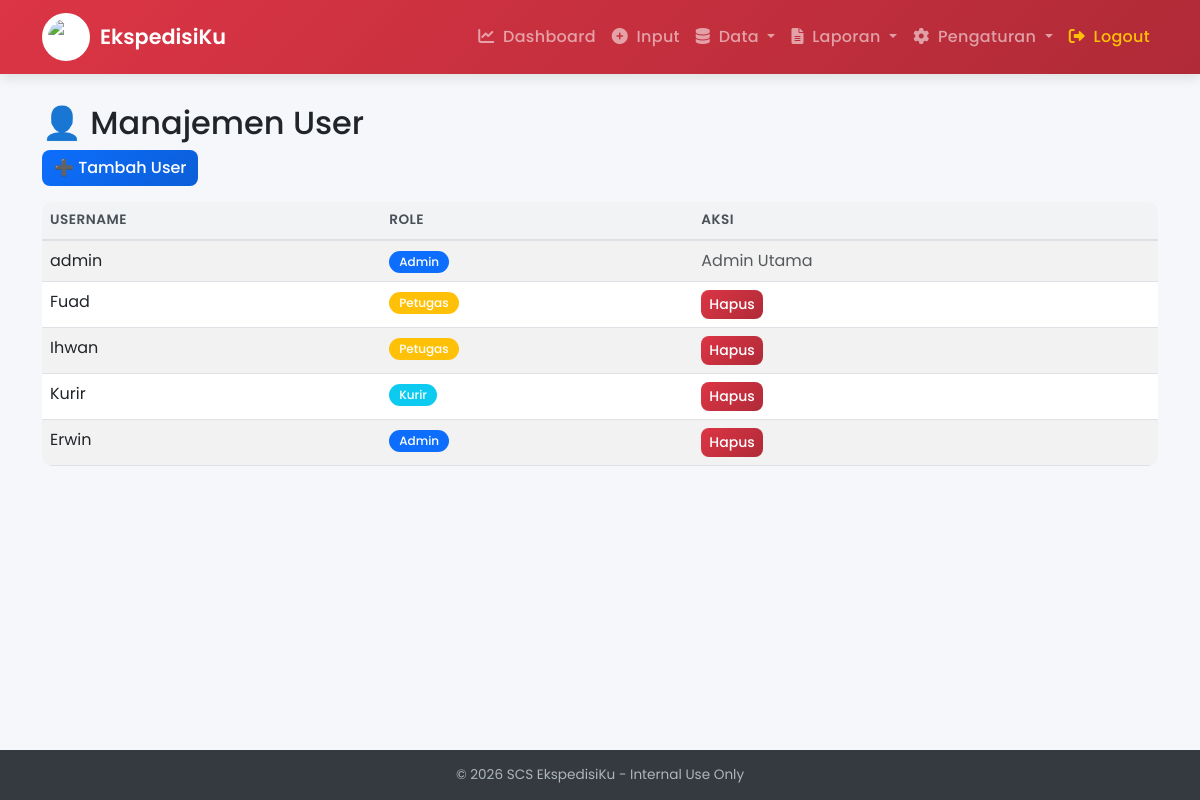
Screenshot of /users (signed in) with the database file from the repository.
### models.py (models this page shows)
class User(UserMixin, db.Model):
    id = db.Column(db.Integer, primary_key=True)
    username = db.Column(db.String(50), unique=True, nullable=False)
    password = db.Column(db.String(100), nullable=False)
    role = db.Column(db.String(20), default='admin')  # admin, kurir, petugas

### app.py (the view)
@app.route('/users')
@login_required
@role_required(['admin'])
def user_list():
    users = User.query.all()
    return render_template('user_list.html', users=users)

### app.py (called while the page is built)
@login_manager.user_loader
def load_user(user_id):
    return User.query.get(int(user_id))

def role_required(roles):
    def decorator(f):
        @wraps(f)
        def decorated_function(*args, **kwargs):
            if current_user.role not in roles:
                flash('Anda tidak memiliki akses ke halaman ini.')
                return redirect(url_for('dashboard'))
            return f(*args, **kwargs)
        return decorated_function
    return decorator

@app.context_processor
def inject_settings():
    return dict(get_settings=Settings.get)

### templates/user_list.html (shortened to what this page needs)
{% extends "base.html" %}
{% block content %}
<h2>👤 Manajemen User</h2>
<a href="{{ url_for('add_user') }}" class="btn btn-primary mb-3">➕ Tambah User</a>
<table class="table table-striped">
  <thead>
    <tr>
      <th>Username</th>
      <th>Role</th>
      <th>Aksi</th>
    </tr>
  </thead>
  <tbody>
    {% for u in users %}
    <tr>
      <td>{{ u.username }}</td>
      <td>
        <span class="badge bg-{{ 'primary' if u.role == 'admin' else 'info' if u.role == 'kurir' else 'warning' }}">
          {{ u.role.capitalize() }}
        </span>
      </td>
      <td>
        {% if u.username != 'admin' %}
        <a href="{{ url_for('delete_user', id=u.id) }}" class="btn btn-sm btn-danger" onclick="return confirm('Yakin hapus?')">Hapus</a>
        {% else %}
        <span class="text-muted">Admin Utama</span>
        {% endif %}
      </td>
    </tr>
    {% endfor %}
  </tbody>
</table>
{% endblock %}

### templates/base.html (style rules this page uses)
:root { --primary: #dc3545; --primary-dark: #b02a37; --secondary: #6c757d; --success: #198754; --info: #0dcaf0; --warning: #ffc107; --danger: #dc3545; --light: #f8f9fa; --dark: #212529; --font: 'Poppins', sans-serif; }
* { font-family: var(--font); }
body { background: #f5f7fa; min-height: 100vh; display: flex; flex-direction: column; }
.btn { border-radius: 8px; font-weight: 500; transition: all 0.2s ease; }
.btn-danger { background: linear-gradient(135deg, #dc3545, #b02a37); border: none; }
.btn-primary { background: linear-gradient(135deg, #0d6efd, #0b5ed7); border: none; }
.table { border-radius: 10px; overflow: hidden; }
.table thead th { background: #f1f3f5; font-weight: 600; font-size: 0.85rem; text-transform: uppercase; letter-spacing: 0.5px; color: #495057; border-bottom: 2px solid #dee2e6; }
.table tbody tr { transition: background 0.2s; }
.badge { padding: 5px 10px; border-radius: 20px; font-weight: 500; font-size: 0.75rem; }

### rows the page displays
User: username "admin", role "Admin", shows "Admin Utama"
User: username "Fuad", role "Petugas"
User: username "Ihwan", role "Petugas"
User: username "Kurir", role "Kurir"
User: username "Erwin", role "Admin"
